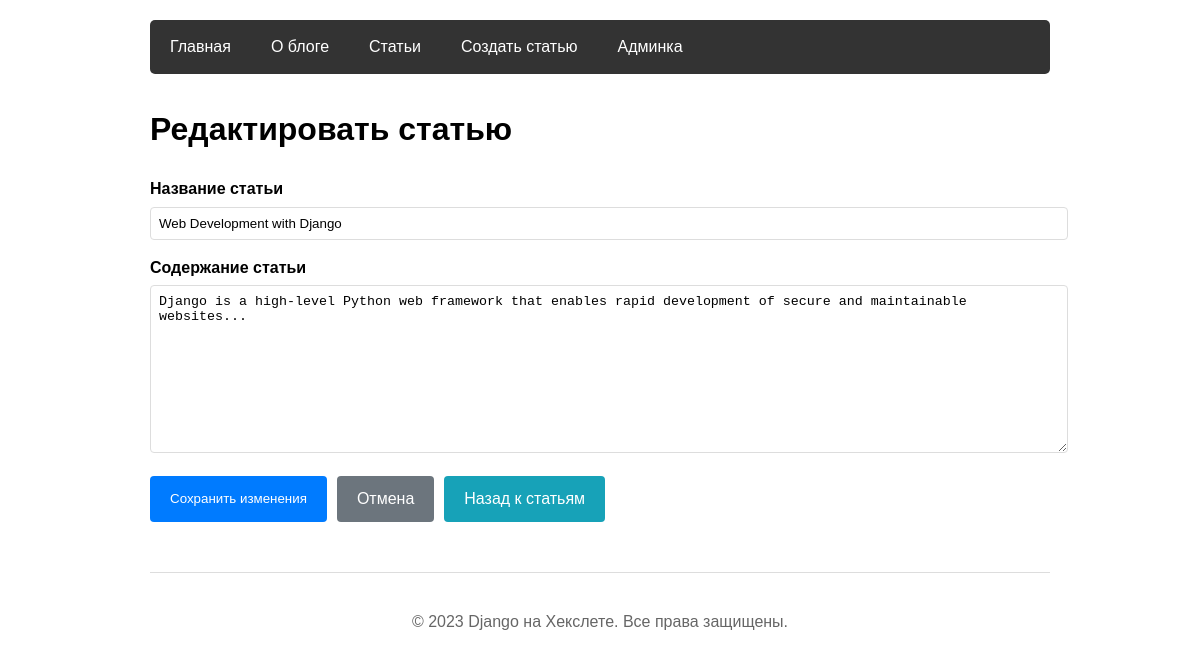
Screenshot of /articles/3/edit/ with the database file from the repository.
### hexlet_django_blog/article/models.py (models this page shows, shortened)
class Article(models.Model):
    name = models.CharField(max_length=200)
    body = models.TextField()
    created_at = models.DateTimeField(auto_now_add=True)
    updated_at = models.DateTimeField(auto_now=True)

### hexlet_django_blog/article/views.py (the view, shortened to what this page needs)
# urls.py: path("<int:id>/edit/", ArticleFormEditView.as_view(), name='update'),  # ДОЛЖЕН БЫТЬ ПЕРЕД show!
class ArticleFormEditView(View):
    def get(self, request, *args, **kwargs):
        article_id = kwargs.get("id")
        article = get_object_or_404(Article, id=article_id)
        form = ArticleForm(instance=article)
        return render(
            request,
            "articles/update.html",
            {"form": form, "article_id": article_id}
        )

### hexlet_django_blog/article/forms.py
class ArticleForm(forms.ModelForm):
    class Meta:
        model = Article
        fields = ['name', 'body']
        widgets = {
            'name': forms.TextInput(attrs={
                'placeholder': 'Введите название статьи'
            }),
            'body': forms.Textarea(attrs={
                'rows': 10,
                'placeholder': 'Введите содержание статьи...'
            }),
        }
        labels = {
            'name': 'Название статьи',
            'body': 'Содержание статьи',
        }

### hexlet_django_blog/article/templates/articles/update.html (shortened to what this page needs)
{% extends "base.html" %}
{% block content %}
    <h1>Редактировать статью</h1>
    <form action="{% url 'article:update' id=article_id %}" method="post">
        <div class="form-group" style="margin-bottom: 15px;">
            <label for="{{ form.name.id_for_label }}" style="display: block; margin-bottom: 5px; font-weight: bold;">
                {{ form.name.label }}
            </label>
            <input type="text" name="{{ form.name.name }}" id="{{ form.name.id_for_label }}"
                   value="{{ form.name.value|default:'' }}"
                   style="width: 100%; padding: 8px; border: 1px solid #ddd; border-radius: 4px;"
                   placeholder="Введите название статьи">
        </div>
        <div class="form-group" style="margin-bottom: 15px;">
            <label for="{{ form.body.id_for_label }}" style="display: block; margin-bottom: 5px; font-weight: bold;">
                {{ form.body.label }}
            </label>
            <textarea name="{{ form.body.name }}" id="{{ form.body.id_for_label }}" rows="10"
                      style="width: 100%; padding: 8px; border: 1px solid #ddd; border-radius: 4px;"
                      placeholder="Введите содержание статьи...">{{ form.body.value|default:'' }}</textarea>
        </div>
        <div style="display: flex; gap: 10px;">
            <button type="submit" style="padding: 10px 20px; background-color: #007bff; color: white; border: none; border-radius: 4px; cursor: pointer;">
                Сохранить изменения
            </button>
            <a href="{% url 'article:show' id=article_id %}" style="padding: 10px 20px; background-color: #6c757d; color: white; text-decoration: none; border-radius: 4px; display: inline-block;">
                Отмена
            </a>
            <a href="{% url 'article:index' %}" style="padding: 10px 20px; background-color: #17a2b8; color: white; text-decoration: none; border-radius: 4px; display: inline-block;">
                Назад к статьям
            </a>
        </div>
    </form>
{% endblock %}

### hexlet_django_blog/templates/base.html (style rules this page uses)
body { font-family: Arial, sans-serif; max-width: 900px; margin: 0 auto; padding: 20px; line-height: 1.6; }
.form-group { margin-bottom: 15px; }
label { display: block; margin-bottom: 5px; font-weight: bold; }

### rows the page displays
Article: name "Web Development with Django", body "Django is a high-level Python web framework that enables rapid development of secure and maintainable websites..."
